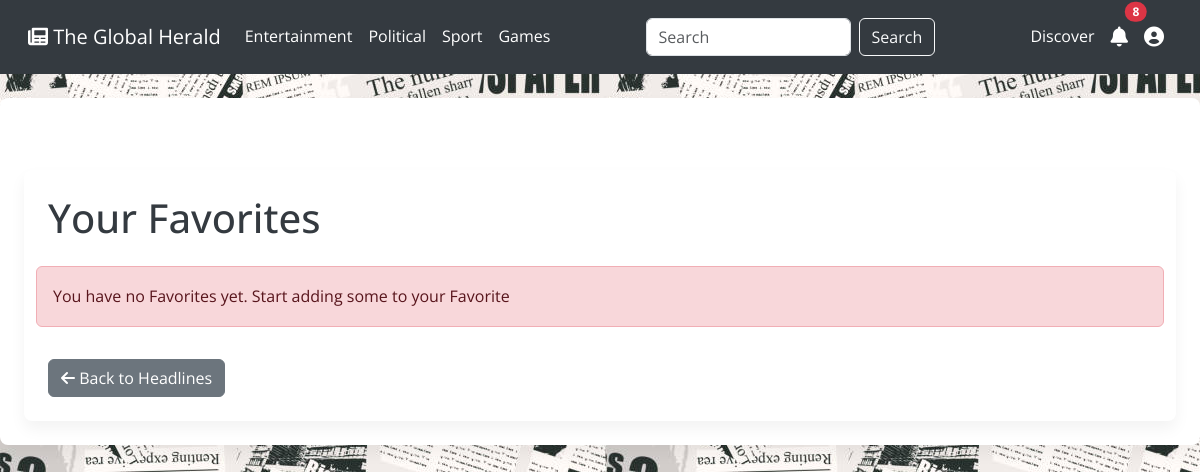
/favorites.php (signed in), run on the app's committed database.
### tables this page shows
CREATE TABLE `category` (
  `category_id` int(11) NOT NULL,
  `category_name` varchar(255) NOT NULL
);

### public/favorites.php (called while the page is built, shortened)
<?php
require_once '../src/Controllers/FavoritesController.php';
$controller = new FavoritesController();
$data = $controller->handleRequest();
$favorites = $data['favorites'];
$categories_result = $data['categories_result'];
$selected_category = $data['selected_category'];
$notifications_count = $data['notifications_count'];
$articleObj = $data['articleObj'];
$userObj = $data['userObj'];
require_once '../src/Views/favorites_view.php';
?>

### config/Database.php (called while the page is built, shortened)
<?php
class Database
{
    private $host = "localhost";
    private $db_name = "news_api";
    private $username = "root";
    private $password = "";
    private $conn;
    private static $instance = null;
    private function __construct()
    {
        $this->conn = new mysqli($this->host, $this->username, $this->password, $this->db_name);
    }
    public static function getInstance()
    {
        if (self::$instance === null) {
            self::$instance = new Database();
        }
        return self::$instance;
    }
    public function getConnection()
    {
        return $this->conn;
    }
}
?>

### src/Controllers/FavoritesController.php (called while the page is built, shortened)
<?php
require_once '../config/Database.php';
require_once '../src/Models/user_favs.php';
require_once '../src/Models/Article.php';
require_once '../src/Models/User.php';
require_once '../src/Models/Admin.php';
class FavoritesController
{
    private $userFavorites;
    private $articleObj;
    private $adminObj;
    private $userObj;
    public function __construct()
    {
        $this->db = Database::getInstance()->getConnection();
        $this->userFavorites = new user_favs();
        $this->articleObj = new Article($this->db);
        $this->adminObj = new Admin($this->db);
        $this->userObj = new User($this->db);
    }
    public function handleRequest()
    {
        $favorites = $this->userFavorites->getUserFavorites();
        $categories_result = $this->adminObj->getCategories();
        $selected_category = isset($_GET['category_id']) ? intval($_GET['category_id']) : 0;
        $search_term = isset($_GET['search']) ? trim($_GET['search']) : '';
        $notifications_count = $this->userObj->getNotificationsCount();
        return [
            'favorites' => $favorites,
            'categories_result' => $categories_result,
            'selected_category' => $selected_category,
            'search_term' => $search_term,
            'notifications_count' => $notifications_count,
            'articleObj' => $this->articleObj,
            'userObj' => $this->userObj,
        ];
    }
}
?>

### src/Models/User.php (called while the page is built, shortened)
<?php
class User
{
    private $db;
    private $userId;
    private $notificationsCount;
    public function __construct($db)
    {
        $this->db = $db;
        $this->userId = isset($_SESSION['user_id']) ? $_SESSION['user_id'] : null;
        $this->notificationsCount = 0;
        if ($this->userId !== null) {
            $this->loadSubscription();
            $this->loadNotificationsCount();
        }
    }
    private function loadSubscription()
    {
        $sub_stmt = $this->db->prepare("SELECT plan_ID FROM subscription WHERE user_id = ?");
        $sub_stmt->bind_param("i", $this->userId);
        $sub_stmt->execute();
        $sub_result = $sub_stmt->get_result();
        if ($sub_result && $row = $sub_result->fetch_assoc()) {
            $this->subscriptionName = (int) $row['plan_ID'];
        }
    }
    private function loadNotificationsCount()
    {
        $stmt = $this->db->prepare("SELECT COUNT(*) as count FROM notfications WHERE user_id = ?");
        $stmt->bind_param("i", $this->userId);
        $stmt->execute();
        $result = $stmt->get_result();
        if ($result && $row = $result->fetch_assoc()) {
            $this->notificationsCount = $row['count'];
        }
    }
    public function isLoggedIn()
    {
        return $this->userId !== null;
    }
    public function getNotificationsCount()
    {
        return $this->notificationsCount;
    }
}
?>

### src/Models/user_favs.php (called while the page is built, shortened)
<?php
include_once '../config/Database.php';
class user_favs
{
    private $db;
    private $user_id;
    public function __construct()
    {
        $this->db = Database::getInstance()->getConnection();
        if (isset($_SESSION['user_id'])) {
            $this->user_id = $_SESSION['user_id'];
        } else {
            $this->user_id = null;
        }
    }
    public function getUserFavorites()
    {
        $query = "
            SELECT a.id, a.title, a.author, a.content, a.created_at, c.category_name
            FROM favorites f
            JOIN articles a ON f.article_id = a.id
            LEFT JOIN category c ON a.category_id = c.category_id
            WHERE f.user_id = ?
            ORDER BY a.created_at DESC
        ";
        $stmt = $this->db->prepare($query);
        $stmt->bind_param("i", $this->user_id);
        $stmt->execute();
        $favorites_result = $stmt->get_result();
        if ($favorites_result->num_rows > 0) {
            return $favorites_result->fetch_all(MYSQLI_ASSOC);
        } else {
            return [];
        }
    }
}
?>

### src/Models/Admin.php (called while the page is built, shortened)
<?php
class Admin
{
    private $id, $conn;
    public function __construct($db)
    {
        $this->conn = $db;
    }
    public function getCategories()
    {
        $query = "SELECT * FROM category ORDER BY category_name ASC";
        return $this->conn->query($query);
    }
}

### src/Models/Article.php (called while the page is built, shortened)
<?php
class Article
{
    private $conn;
    public function __construct($db)
    {
        $this->conn = $db;
    }
    public function getRandomArticleId()
    {
        $query = "SELECT id FROM articles ORDER BY RAND() LIMIT 1";
        $result = $this->conn->query($query);
        if ($result && $row = $result->fetch_assoc()) {
            return $row['id'];
        }
        return null;
    }
}
?>

### src/Views/favorites_view.php (the view, shortened to what this page needs)
<!DOCTYPE html>
<html lang="en">
<head>
    <link href="https://cdn.jsdelivr.net/npm/bootstrap@5.3.0/dist/css/bootstrap.min.css" rel="stylesheet">
    <link rel="stylesheet" href="https://cdnjs.cloudflare.com/ajax/libs/font-awesome/6.0.0-beta3/css/all.min.css">
    <link rel="stylesheet" href="style/favs.css">
</head>
<body>
    <?php include 'navbar.php'; ?>
    <div class="container mt-4">
        <div class="container mt-5">
            <h1>Your Favorites</h1>
            <?php if (isset($message)): ?>
                <div class="alert alert-info">
                    <?= htmlspecialchars($message) ?>
                </div>
            <?php else: ?>
                <div class="row">
                    <?php if (empty($favorites)): ?>
                        <div class="alert alert-danger" role="alert">
                            You have no Favorites yet. Start adding some to your Favorite
                        </div>
                    <?php endif; ?>
                </div>
            <?php endif; ?>
            <div class="mt-3">
                <a href="index.php" class="btn btn-secondary"><i class="fas fa-arrow-left"></i> Back to Headlines</a>
            </div>
        </div>
    </div>
</body>
</html>

### src/Views/navbar.php (shortened to what this page needs)
<nav class="navbar navbar-expand-lg navbar-dark">
    <div class="container-fluid">
        <a class="navbar-brand" href="index.php">
            <i class="fas fa-newspaper"></i> The Global Herald
        </a>
        <div class="collapse navbar-collapse" id="navbarNav">
            <ul class="navbar-nav me-auto mb-2 mb-lg-0">
                <?php
                $categories_result->data_seek(0);
                while ($category = $categories_result->fetch_assoc()): ?>
                    <li class="nav-item">
                        <a class="nav-link <?= $selected_category == $category['category_id'] ? 'active' : '' ?>"
                            href="index.php?category_id=<?= $category['category_id'] ?>">
                            <?= htmlspecialchars($category['category_name']) ?>
                        </a>
                    </li>
                <?php endwhile; ?>
                <li>
                    <a class="nav-link" href="index.php#games">Games</a>
                </li>
            </ul>
            <form class="d-flex" method="GET" action="index.php">
                <input class="form-control me-2" type="search" name="search" placeholder="Search" aria-label="Search"
                    value="<?= isset($_GET['search']) ? htmlspecialchars($_GET['search']) : '' ?>">
                <button class="btn btn-outline-light" type="submit">Search</button>
            </form>
            <ul class="navbar-nav ms-auto">
                <ul class="navbar-nav me-auto mb-2 mb-lg-0">
                    <li>
                        <?php
                        $randomArticleId = $articleObj->getRandomArticleId();
                        ?>
                        <a class="nav-link" href="article.php?id=<?= $randomArticleId ?>">Discover</a>
                    </li>
                </ul>
                <?php if ($userObj->isLoggedIn() || $userObj->isSignedUp()): ?>
                    <li class="
                                                    nav-item">
                        <a class="nav-link position-relative" href="noti.php" title="Notifications">
                            <i class="fas fa-bell fa-lg"></i>
                            <?php if ($notifications_count > 0): ?>
                                <span class="position-absolute top-0 start-100 translate-middle badge rounded-pill bg-danger">
                                    <?= $notifications_count ?>
                                </span>
                            <?php endif; ?>
                        </a>
                    </li>
                    <li class="nav-item user-dropdown">
                        <a class="nav-link" href="#" id="userDropdown" role="button" data-bs-toggle="dropdown"
                            aria-expanded="false" title="User Menu">
                            <i class="fas fa-user-circle fa-lg"></i>
                        </a>
                    </li>
                <?php endif; ?>
            </ul>
        </div>
    </div>
</nav>

### public/style/favs.css (style rules this page uses)
body { font-family: 'Open Sans', sans-serif; background-image: url('../images/g5.jpg'); background-size: auto; color: #343a40; line-height: 1.7; }
a { color: #007bff; text-decoration: none; transition: color 0.3s ease-in-out; }
.navbar { background-color: #343a40; padding: 0.75rem 1rem; }
.navbar-nav .nav-link { color: #fff; padding: 0.7rem 1.2rem; transition: background-color 0.3s ease-in-out; border-radius: 0.25rem; }
.container { max-width: 1200px; margin: 0 auto; padding: 1.5rem; background-color: #fff; box-shadow: 0 0.5rem 1rem rgba(0, 0, 0, 0.05); border-radius: 0.5rem; }
.row { display: flex; gap: 1.5rem; margin-top: 1.5rem; }
.user-dropdown { position: relative; }

### data on the page
category: category_name "Entertainment"
category: category_name "Political"
category: category_name "Sport"

### other printed values
$notifications_count "8"
